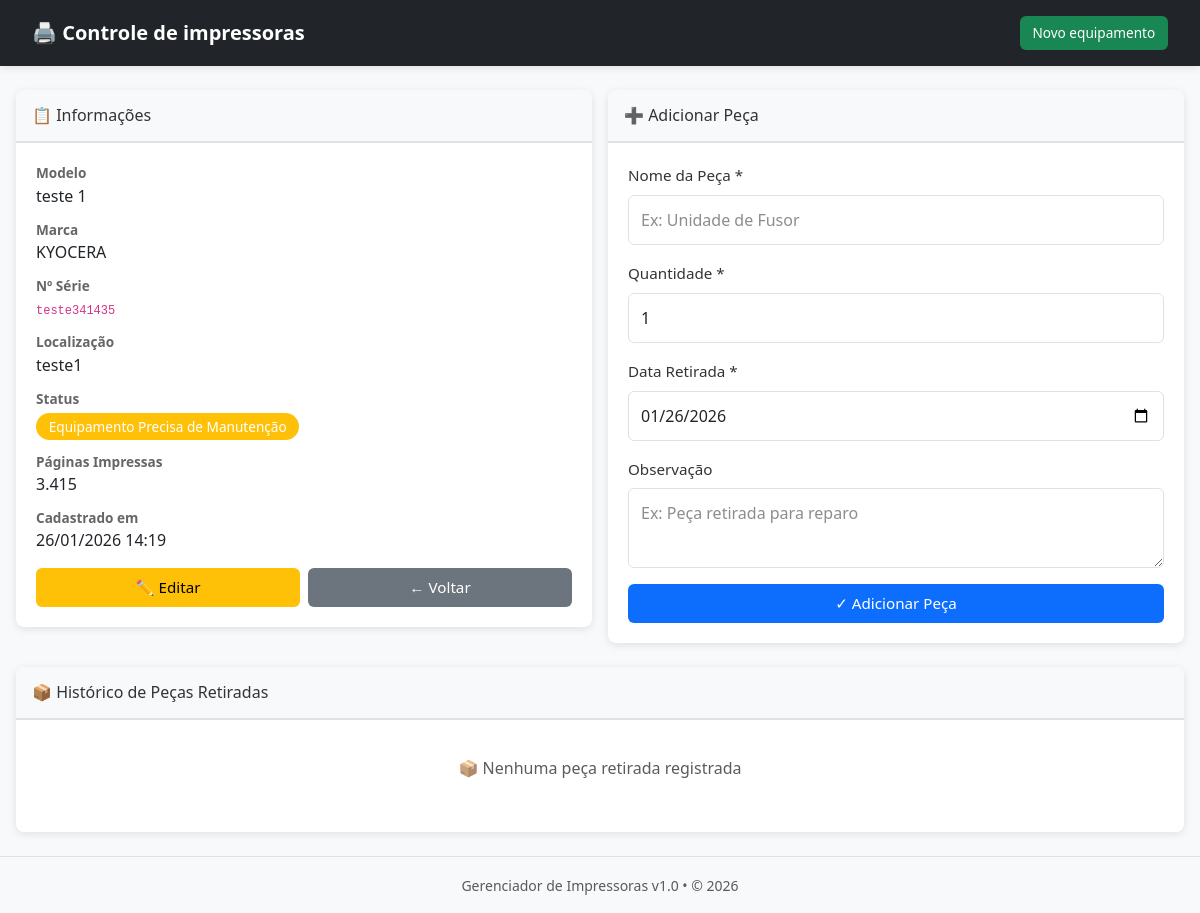
The app's page /detalhes.php?id=5 with its own data.
### tables this page shows
CREATE TABLE `impressoras` (
  `id` int NOT NULL,
  `modelo` varchar(100) NOT NULL,
  `marca` varchar(50) NOT NULL,
  `numero_serie` varchar(100) NOT NULL,
  `localizacao` varchar(150) DEFAULT NULL,
  `status` enum('equipamento_completo','equipamento_manutencao','inativo') DEFAULT 'equipamento_completo',
  `contagem_paginas` int DEFAULT '0',
  `data_cadastro` timestamp NULL DEFAULT CURRENT_TIMESTAMP COMMENT 'Data/hora de cadastro (UTC-3 Brasil)',
  `ultima_atualizacao` timestamp NULL DEFAULT CURRENT_TIMESTAMP ON UPDATE CURRENT_TIMESTAMP COMMENT 'Última atualização (UTC-3 Brasil)'
);

### config/timezone.php (called while the page is built, shortened)
<?php
function dataHoje() {
    return date('Y-m-d');
}
function formatarDataHora($data) {
    return date('d/m/Y H:i', strtotime($data));
}
?>

### detalhes.php (the view, shortened to what this page needs)
<?php
try {
    require_once 'config/timezone.php';
    $conn = Database::getInstance();
    $id = $_GET['id'] ?? 0;
    $stmt = $conn->prepare("SELECT * FROM impressoras WHERE id = :id");
    $stmt->execute([':id' => $id]);
    $impressora = $stmt->fetch();
    $stmt = $conn->prepare("SELECT * FROM pecas_retiradas WHERE impressora_id = :id ORDER BY data_retirada DESC");
    $stmt->execute([':id' => $id]);
    $pecas = $stmt->fetchAll();
    include 'includes/header.php';
} catch(Exception $e) {
    ob_end_clean();
    header('Content-Type: text/html; charset=utf-8');
    http_response_code(500);
    ?>
    <!DOCTYPE html>
    <html><head><title>Erro</title></head><body>
    <h1>Erro 500</h1>
    <p><?= htmlspecialchars($e->getMessage()) ?></p>
    </body></html>
    <?php
    exit;
}
?>
<div class="row">
    <div class="col-md-6">
        <div class="card mb-4">
            <div class="card-header">
                <h5 style="font-size: 1rem; margin: 0;">📋 Informações</h5>
            </div>
            <div class="card-body">
                <div style="display: grid; gap: 0.75rem;">
                    <div>
                        <strong style="display: block; font-size: 0.85rem; color: #666;">Modelo</strong>
                        <span><?= htmlspecialchars($impressora['modelo']) ?></span>
                    </div>
                    <div>
                        <strong style="display: block; font-size: 0.85rem; color: #666;">Marca</strong>
                        <span><?= htmlspecialchars($impressora['marca']) ?></span>
                    </div>
                    <div>
                        <strong style="display: block; font-size: 0.85rem; color: #666;">Nº Série</strong>
                        <code style="font-size: 0.75rem;"><?= htmlspecialchars($impressora['numero_serie']) ?></code>
                    </div>
                    <div>
                        <strong style="display: block; font-size: 0.85rem; color: #666;">Localização</strong>
                        <span><?= htmlspecialchars($impressora['localizacao']) ?></span>
                    </div>
                    <div>
                        <strong style="display: block; font-size: 0.85rem; color: #666;">Status</strong>
                        <span class="badge bg-<?= in_array($impressora['status'], ['equipamento_completo', 'ativo']) ? 'success' : (in_array($impressora['status'], ['equipamento_manutencao', 'manutencao']) ? 'warning' : 'secondary') ?>" style="margin-top: 0.25rem;">
                            <?= in_array($impressora['status'], ['equipamento_completo', 'ativo']) ? 'Equipamento Completo' : (in_array($impressora['status'], ['equipamento_manutencao', 'manutencao']) ? 'Equipamento Precisa de Manutenção' : 'Inativo') ?>
                        </span>
                    </div>
                    <div>
                        <strong style="display: block; font-size: 0.85rem; color: #666;">Páginas Impressas</strong>
                        <span><?= number_format($impressora['contagem_paginas'], 0, ',', '.') ?></span>
                    </div>
                    <div>
                        <strong style="display: block; font-size: 0.85rem; color: #666;">Cadastrado em</strong>
                        <span><?= formatarDataHora($impressora['data_cadastro']) ?></span>
                    </div>
                </div>
                <div class="button-group" style="margin-top: 1rem;">
                    <a href="editar.php?id=<?= $impressora['id'] ?>" class="btn btn-warning">✏️ Editar</a>
                    <a href="index.php" class="btn btn-secondary">←  Voltar</a>
                </div>
            </div>
        </div>
    </div>
    <div class="col-md-6">
        <div class="card mb-4">
            <div class="card-header">
                <h5 style="font-size: 1rem; margin: 0;">➕ Adicionar Peça</h5>
            </div>
            <div class="card-body">
                <form method="POST">
                    <div class="mb-3">
                        <label class="form-label">Nome da Peça *</label>
                        <input type="text" name="nome_peca" class="form-control" placeholder="Ex: Unidade de Fusor" required>
                    </div>
                    <div class="mb-3">
                        <label class="form-label">Quantidade *</label>
                        <input type="number" name="quantidade" class="form-control" value="1" required>
                    </div>
                    <div class="mb-3">
                        <label class="form-label">Data Retirada *</label>
                        <input type="date" name="data_retirada" class="form-control" value="<?= dataHoje() ?>" required>
                    </div>
                    <div class="mb-3">
                        <label class="form-label">Observação</label>
                        <textarea name="observacao" class="form-control" placeholder="Ex: Peça retirada para reparo" style="min-height: 80px;"></textarea>
                    </div>
                    <button type="submit" class="btn btn-primary w-100">✓ Adicionar Peça</button>
                </form>
            </div>
        </div>
    </div>
</div>
<div class="card">
    <div class="card-header">
        <h5 style="font-size: 1rem; margin: 0;">📦 Histórico de Peças Retiradas</h5>
    </div>
    <div class="card-body">
        <?php if (count($pecas) > 0): ?>
            <div class="table-responsive">
                <table class="table table-sm table-striped">
                    <thead class="table-dark">
                        <tr>
                            <th style="width: 40%;">Peça</th>
                            <th style="width: 20%;">Qtd</th>
                            <th style="width: 20%;">Data</th>
                            <th style="width: 20%;" class="d-none d-md-table-cell">Obs.</th>
                        </tr>
                    </thead>
                    <tbody>
                        <?php foreach($pecas as $peca): ?>
                        <tr>
                            <td><strong><?= htmlspecialchars($peca['nome_peca']) ?></strong></td>
                            <td><span class="badge bg-info"><?= $peca['quantidade'] ?></span></td>
                            <td><small><?= formatarData($peca['data_retirada']) ?></small></td>
                            <td class="d-none d-md-table-cell"><small class="text-muted" style="display: block; max-width: 200px; overflow: hidden; text-overflow: ellipsis; white-space: nowrap;">
                                <?= htmlspecialchars($peca['observacao']) ?>
                            </small></td>
                        </tr>
                        <?php endforeach; ?>
                    </tbody>
                </table>
            </div>
        <?php else: ?>
            <p class="text-muted text-center" style="padding: 1rem;">📦 Nenhuma peça retirada registrada</p>
        <?php endif; ?>
    </div>
</div>
<?php include 'includes/footer.php'; ?>

### assets/style.css (style rules this page uses)
html { font-size: 16px; }
body { background-color: #f8f9fa; font-family: 'Segoe UI', Tahoma, Geneva, Verdana, sans-serif; font-size: 1rem; line-height: 1.5; color: #333; }
.card { border: none; box-shadow: 0 2px 8px rgba(0,0,0,0.1); margin-bottom: 1.5rem; border-radius: 8px; overflow: hidden; }
.card-header { background-color: #f8f9fa; border-bottom: 2px solid #dee2e6; padding: 1rem; }
.card-header h4, .card-header h5 { margin: 0; color: #333; font-size: clamp(1rem, 2vw, 1.25rem); }
.card-body { padding: 1.25rem; }
.btn { border-radius: 6px; padding: 0.5rem 1rem; font-weight: 500; transition: all 0.3s ease; white-space: nowrap; font-size: 0.95rem; cursor: pointer; border: none; display: inline-block; text-decoration: none; }
.button-group { display: flex; gap: 0.5rem; flex-wrap: wrap; }
.button-group .btn { flex: 1; min-width: 80px; }
.badge { padding: 0.4rem 0.8rem; border-radius: 20px; font-size: 0.85rem; font-weight: 500; display: inline-block; }
.form-label { font-weight: 500; margin-bottom: 0.5rem; color: #333; font-size: 0.95rem; }
.form-control, .form-select { border-radius: 6px; border: 1px solid #dee2e6; padding: 0.75rem; font-size: 1rem; width: 100%; }
.form-control::placeholder { opacity: 0.7; }
textarea.form-control { resize: vertical; min-height: 100px; }
.text-muted { color: #6c757d; }
.mb-3 { margin-bottom: 1rem; }
.mb-4 { margin-bottom: 1.5rem; }
.row { display: flex; flex-wrap: wrap; margin: -0.5rem; }
.col-md-6 { flex: 0 0 50%; padding: 0.5rem; }

### records on screen
impressoras: modelo "teste 1", marca "KYOCERA", numero_serie "teste341435", localizacao "teste1", contagem_paginas "3.415", data_cadastro "26/01/2026 14:19"
